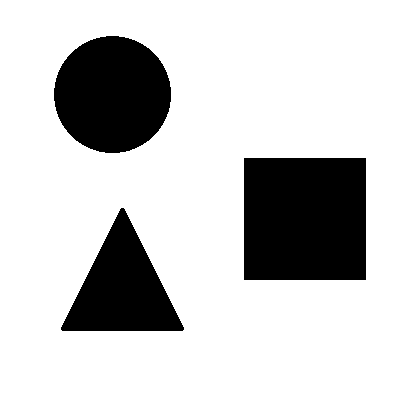
#> input picture t31 - t45/t-37/img.png, 400 x 402 px
$ python t-37.py
#> lines starting #> are read from the running program, lines starting #| are printed output that depends on the picture; after the words box and inside, x2 and y2 are one past the last pixel; in counts of white or black regions, pixels touching at a corner belong together
import cv2 as cv


imageGray = cv.imread("img.png", 0 )
#> imageGray: shape (402, 400); 79.1% white; 3 black regions, box (x1, y1, x2, y2) and area: (244, 158, 366, 280) 14884, (54, 36, 171, 153) 10732, (61, 208, 184, 331) 7927
ret, lim = cv.threshold(imageGray, 0, 255, cv.THRESH_BINARY_INV + cv.THRESH_OTSU)
#> ret = 0
cv.imshow("thresh", lim)
cv.waitKey(0)
cv.destroyWindow("thresh")

# a questão fala que um objeto 1x3 gera crescimento vertical, mas ele gera crescimento horizontal.
# o getStructuringElemet recebe (col,row)
kernel = cv.getStructuringElement(cv.MORPH_RECT, (1, 3))

for i in range(15):
    verticalGrow = cv.dilate(lim, kernel, iterations = i)
    cv.imshow("dilating...", verticalGrow)
    cv.waitKey(300)
#> this loop made 15 passes
#> pass 2, `verticalGrow = cv.dilate(lim, kernel, iterations = i)`:
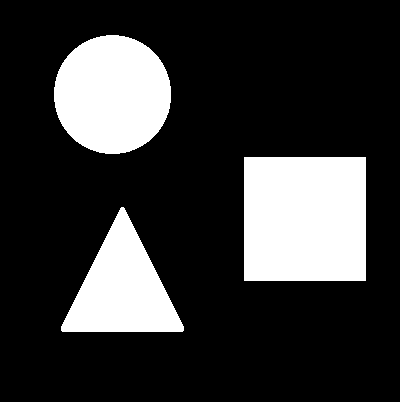
#> verticalGrow: shape (402, 400); 21.3% white; 3 white regions, box (x1, y1, x2, y2) and area: (244, 157, 366, 281) 15128, (54, 35, 171, 154) 10966, (61, 207, 184, 332) 8173
#> pass 3, `verticalGrow = cv.dilate(lim, kernel, iterations = i)`:
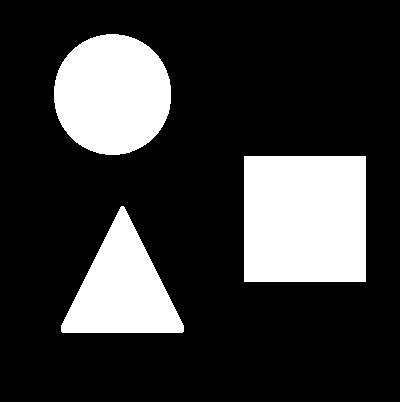
#> verticalGrow: shape (402, 400); 21.8% white; 3 white regions, box (x1, y1, x2, y2) and area: (244, 156, 366, 282) 15372, (54, 34, 171, 155) 11200, (61, 206, 184, 333) 8419
cv.destroyWindow("dilate")
cv.imshow("dilate", verticalGrow)
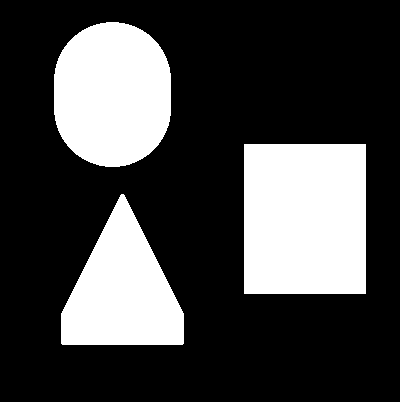
#> window 'dilate': shape (402, 400); 27.2% white; 3 white regions, box (x1, y1, x2, y2) and area: (244, 144, 366, 294) 18300, (54, 22, 171, 167) 14008, (61, 194, 184, 345) 11371
cv.imwrite("dilate.jpg", verticalGrow)
cv.waitKey(0)
